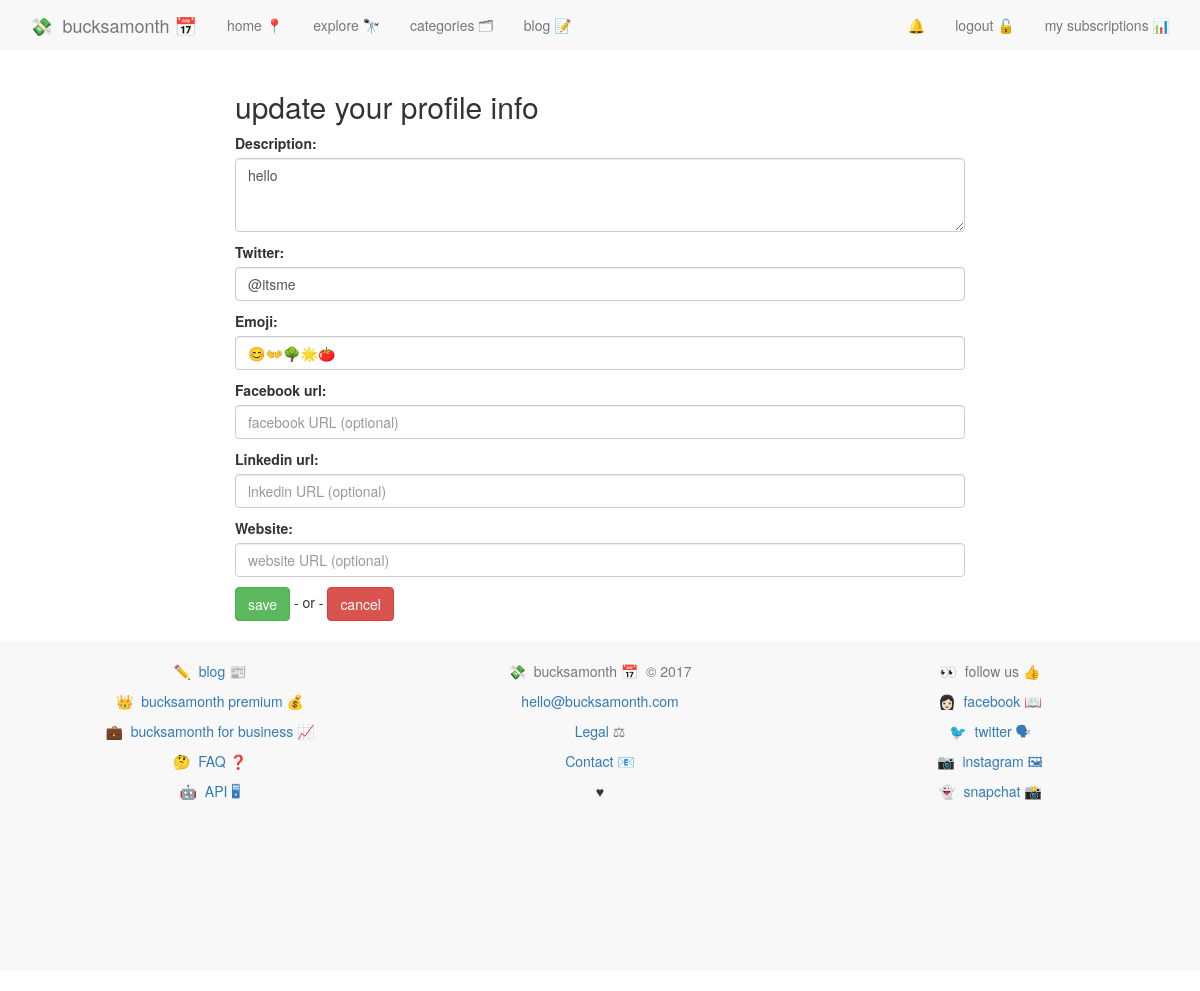
Screenshot of /account/profile/edit/ (signed in) with the database file from the repository.
### accounts/models.py (models this page shows, shortened)
class UserProfile(models.Model):
	user = models.OneToOneField(User)
	description = models.CharField(max_length=100, default='')
	twitter = models.CharField(max_length=100, default='')
	emoji = models.CharField(max_length=10, default='')
	facebook_url = models.URLField(max_length=400, blank=True)
	linkedin_url = models.URLField(max_length=400, blank=True)
	website = models.URLField(max_length=400, blank=True)
	setup = models.BooleanField(default=False)
	uid = models.CharField(default=uuid.uuid4, max_length=40)
	email_valid = models.BooleanField(default=False)
	followers = models.ManyToManyField('self')
	join_date = models.DateTimeField(auto_now_add=True, null=True, blank=True)

### accounts/views.py (the view)
def update_personal_info(request):
	if request.user.is_authenticated():
		user_profile = UserProfile.objects.get(user=request.user)
		form = EditPersonalInfoForm(request.POST or None, instance=request.user.userprofile)
		context = {
			'form':form,
		}
		if request.method=="POST":
			if form.is_valid():
				instance = form.save(commit=False)
				instance.setup = True
				instance.save()
				return redirect('accounts:profile')
		return render(request, 'accounts/userprofile_form.html', context)
	else:
		messages.success(request, "you can't do that")
		return redirect('services:home')

### accounts/templates/accounts/userprofile_form.html (shortened to what this page needs)
{% extends 'base.html' %}
{% block content %}
{% include 'nav.html' %}
<div class="col-md-8 col-md-offset-2">
<h2>update your profile info</h2>
<form type="" method="post">
{{ form.as_p }}
<input type="submit" class="btn btn-success" value="save"></input> - or -
<a class="btn btn-danger" href="{% url 'accounts:profile' %}">cancel</a>
</form>
</div>
{% endblock %}

### static/css/main.css (style rules this page uses)
body { min-height: 200px; padding-top: 70px; padding-bottom: 20px; }
a { text-decoration: none; }

### rows the page displays
UserProfile: description "hello", twitter "@itsme", emoji "😊👐🌳🌟🍅"
